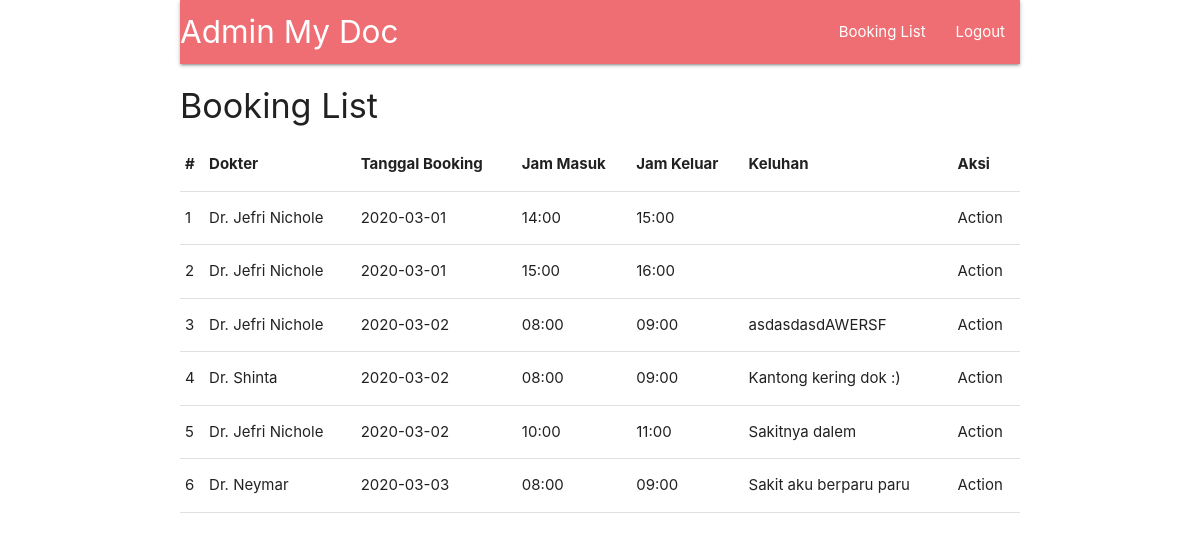
Screenshot of /index.php/admin with the database file from the repository.
### tables this page shows
CREATE TABLE `booking` (
  `id` int(11) NOT NULL,
  `id_dokter` int(11) NOT NULL,
  `pasien` varchar(128) NOT NULL,
  `tanggal_booking` date NOT NULL,
  `jam_masuk` time NOT NULL,
  `jam_keluar` time NOT NULL,
  `keluhan` text NOT NULL
);

CREATE TABLE `dokter` (
  `id` int(11) NOT NULL,
  `nama_dokter` varchar(128) NOT NULL,
  `spesialisasi` varchar(120) NOT NULL
);

### application/controllers/Admin.php (called while the page is built, shortened)
<?php
class Admin extends CI_Controller {
    public function __construct()
    {
        $this->load->model('BookingM');
    }
    public function index()
    {
        $data = [
            'title' => 'Admin Page',
            'booking_list' => $this->BookingM->getAllBookingDetail(),
        ];
        $this->load->view('admin', $data);
    }
}

### index.php (called while the page is built, shortened)
<?php
require_once BASEPATH.'core/CodeIgniter.php';

### application/models/BookingM.php (called while the page is built, shortened)
<?php
class BookingM extends CI_Model {
    public function getAllBookingDetail()
    {
        $this->db->select('booking.*, dokter.nama_dokter');
        $this->db->from('booking');
        $this->db->join('user', 'booking.pasien = user.nama_lengkap', 'left');
        $this->db->join('dokter', 'booking.id_dokter = dokter.id', 'left');
        $this->db->order_by('tanggal_booking', 'asc');
        return $this->db->get()->result_array();
    }
}

### application/views/admin.php (the view, shortened to what this page needs)
<!DOCTYPE html>
<html>
<head>
    <link rel="stylesheet" href="https://cdnjs.cloudflare.com/ajax/libs/materialize/1.0.0/css/materialize.min.css">
</head>
<body>
    <div class="container">
        <nav>
            <div class="nav-wrapper">
                <a href="#" class="brand-logo">Admin My Doc</a>
                <ul id="nav-mobile" class="right hide-on-med-and-down">
                    <li><a href="<?= base_url(); ?>admin">Booking List</a></li>
                    <li><a href="<?= base_url(); ?>auth/logout">Logout</a></li>
                </ul>
            </div>
        </nav>
        <h4>Booking List</h4>
        <table>
            <thead>
                <tr>
                    <th>#</th>
                    <th>Dokter</th>
                    <th>Tanggal Booking</th>
                    <th>Jam Masuk</th>
                    <th>Jam Keluar</th>
                    <th>Keluhan</th>
                    <th>Aksi</th>
                </tr>
            </thead>
            <tbody>
                <?php $i = 1; ?>
                    <?php foreach($booking_list as $book): ?>
                        <tr>
                            <td><?= $i++; ?></td>
                            <td><?= $book['nama_dokter']; ?></td>
                            <td><?= $book['tanggal_booking']; ?></td>
                            <td><?= substr($book['jam_masuk'],0,-3); ?></td>
                            <td><?= substr($book['jam_keluar'],0,-3); ?></td>
                            <td><?= $book['keluhan']; ?></td>
                            <td>Action</td>
                        </tr>
                    <?php endforeach; ?>
            </tbody>
        </table>
    </div>
</body>
</html>

### rows the page displays
booking: id_dokter.nama_dokter "Dr. Jefri Nichole", tanggal_booking "2020-03-01", jam_masuk "14:00", jam_keluar "15:00"
booking: id_dokter.nama_dokter "Dr. Jefri Nichole", tanggal_booking "2020-03-01", jam_masuk "15:00", jam_keluar "16:00"
booking: id_dokter.nama_dokter "Dr. Jefri Nichole", tanggal_booking "2020-03-02", jam_masuk "08:00", jam_keluar "09:00", keluhan "asdasdasdAWERSF"
booking: id_dokter.nama_dokter "Dr. Shinta", tanggal_booking "2020-03-02", jam_masuk "08:00", jam_keluar "09:00", keluhan "Kantong kering dok :)"
booking: id_dokter.nama_dokter "Dr. Jefri Nichole", tanggal_booking "2020-03-02", jam_masuk "10:00", jam_keluar "11:00", keluhan "Sakitnya dalem"
booking: id_dokter.nama_dokter "Dr. Neymar", tanggal_booking "2020-03-03", jam_masuk "08:00", jam_keluar "09:00", keluhan "Sakit aku berparu paru"
